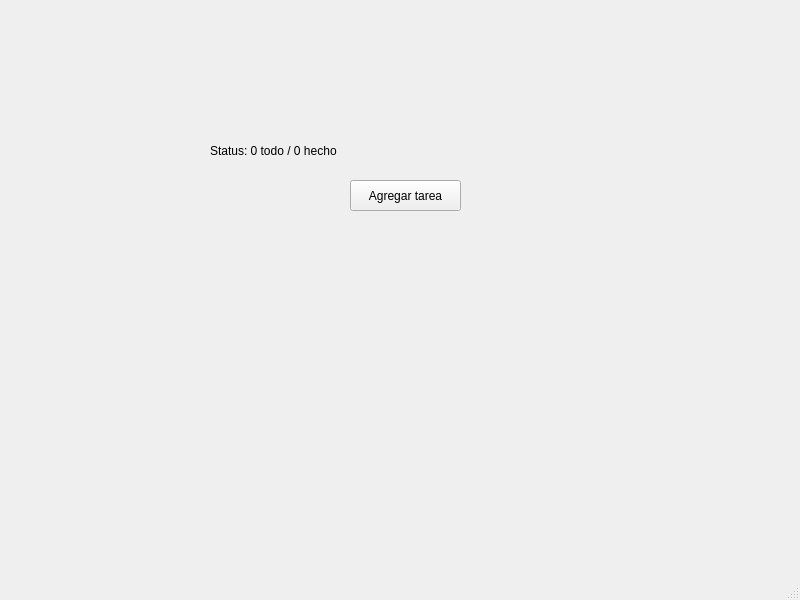
<?xml version="1.0" encoding="UTF-8"?>
<ui version="4.0">
 <class>MainWindow</class>
 <widget class="QMainWindow" name="MainWindow">
  <property name="geometry">
   <rect>
    <x>0</x>
    <y>0</y>
    <width>800</width>
    <height>600</height>
   </rect>
  </property>
  <property name="windowTitle">
   <string>MainWindow</string>
  </property>
  <widget class="QWidget" name="centralwidget">
   <widget class="QLabel" name="statusLabel">
    <property name="geometry">
     <rect>
      <x>210</x>
      <y>130</y>
      <width>151</width>
      <height>41</height>
     </rect>
    </property>
    <property name="text">
     <string>Status: 0 todo / 0 hecho</string>
    </property>
   </widget>
   <widget class="QPushButton" name="addTaskButton">
    <property name="geometry">
     <rect>
      <x>350</x>
      <y>180</y>
      <width>111</width>
      <height>31</height>
     </rect>
    </property>
    <property name="text">
     <string>Agregar tarea</string>
    </property>
   </widget>
  </widget>
  <widget class="QMenuBar" name="menubar">
   <property name="geometry">
    <rect>
     <x>0</x>
     <y>0</y>
     <width>800</width>
     <height>22</height>
    </rect>
   </property>
  </widget>
  <widget class="QStatusBar" name="statusbar"/>
 </widget>
 <resources/>
 <connections/>
</ui>
